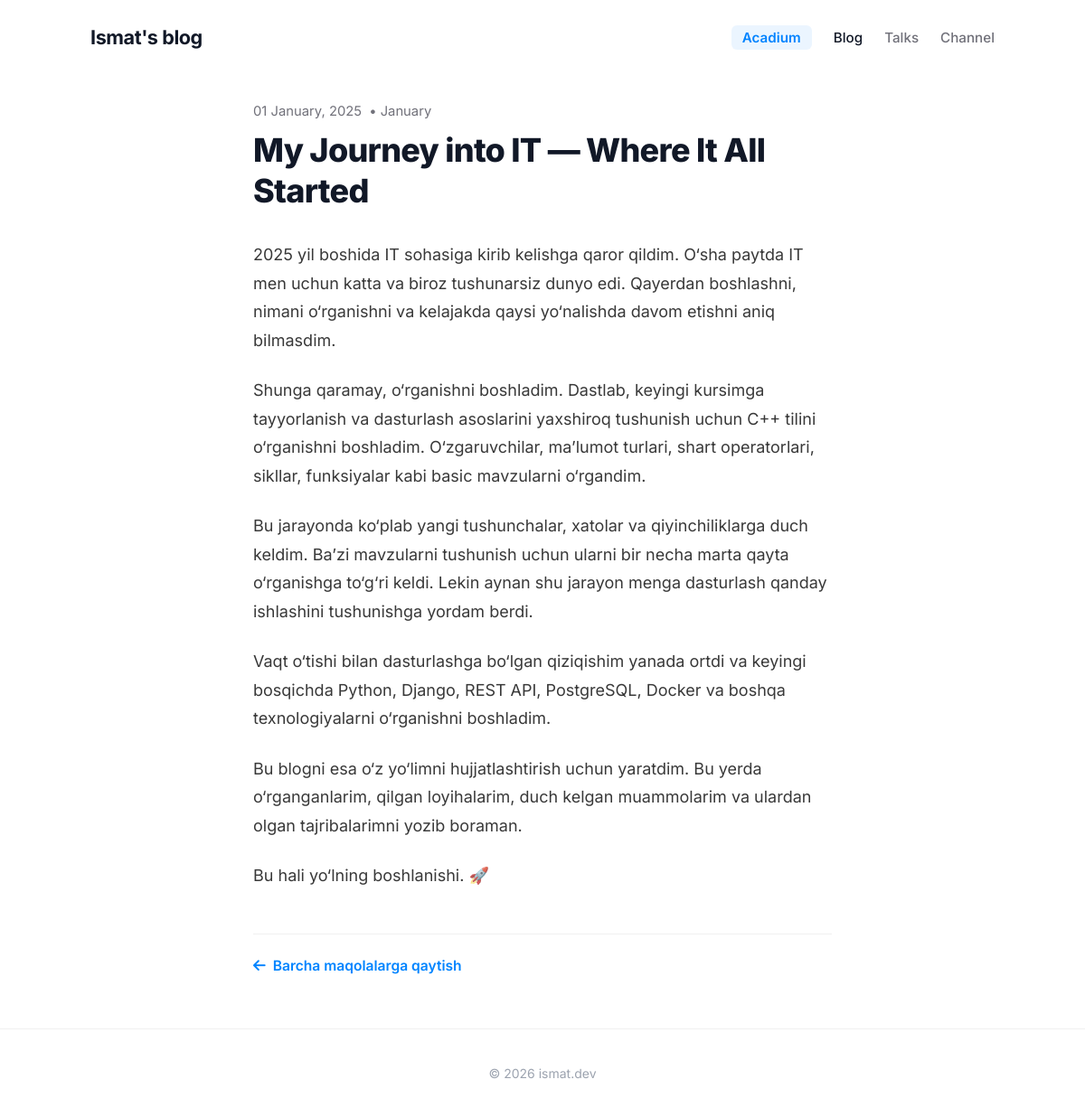
The app's page /blog/2/ with its own data.
### blog/models.py (models this page shows, shortened)
class Blog(models.Model):
    title = models.CharField(max_length=200)
    content = models.TextField()
    time = models.CharField(max_length=50, blank=True, null=True)
    created_at = models.DateTimeField(default=timezone.now)
    updated_at = models.DateTimeField(auto_now=True)

### blog/views.py (the view)
# urls.py: path('blog/<int:pk>/', views.blog_detail, name='blog_detail'),
def blog_detail(request, pk):
    blog = get_object_or_404(Blog, pk=pk)
    return render(request, 'blog_detail.html', {'blog': blog})

### blog/templates/blog_detail.html (shortened to what this page needs)
{% load static %}
<!DOCTYPE html>
<html lang="en">
<head>
    <link rel="stylesheet" href="https://cdnjs.cloudflare.com/ajax/libs/font-awesome/6.4.0/css/all.min.css">
    <link rel="stylesheet" href="https://unpkg.com/aos@next/dist/aos.css" />
</head>
<body>
    <header data-aos="fade-down" data-aos-duration="1600">
        <div class="container header-content">
            <a href="{% url 'index' %}" class="brand-logo">Ismat's blog</a>
            <ul class="nav-links">
                <li><a href="https://acadium.uz" target="_blank" class="acadium-link">Acadium</a></li>
                <li><a href="{% url 'blogs' %}" class="active">Blog</a></li>
                <li><a href="#talks">Talks</a></li>
                <li><a href="https://t.me/lazy_devv" target="_blank">Channel</a></li>
            </ul>
        </div>
    </header>
    <main class="article-container" data-aos="fade-down" data-aos-duration="1800">
        <div class="article-meta">
            {{ blog.created_at|date:"d F, Y" }}
            {% if blog.time %}
                <span>• {{ blog.time }}</span>
            {% endif %}
        </div>
        <h1 class="article-title">{{ blog.title }}</h1>
        <div class="article-content">
            {{ blog.content|linebreaks }}
        </div>
        <div class="back-nav">
            <a href="{% url 'blogs' %}" class="back-link">
                <i class="fa-solid fa-arrow-left"></i> Barcha maqolalarga qaytish
            </a>
        </div>
    </main>
    <footer data-aos="fade-down" data-aos-duration="1800">
        &copy; 2026 <a href="{% url 'index' %}">ismat.dev</a>
    </footer>
</body>
</html>

### blog/templates/blog_detail.html (style rules this page uses)
:root { --bg-color: #ffffff; --text-heading: #111827; --text-primary: rgba(0, 0, 0, 0.78); --text-secondary: #71717a; --text-muted: #9ca3af; --accent-blue: #0084ff; --accent-hover: #0073e6; --border-color: rgba(0, 0, 0, 0.06); --font-main: 'Inter', -apple-system, BlinkMacSystemFont, "Segoe UI", Roboto, sans-serif; }
* { margin: 0; padding: 0; box-sizing: border-box; }
body { font-family: var(--font-main); background-color: var(--bg-color); color: var(--text-primary); min-height: 100vh; display: flex; flex-direction: column; justify-content: space-between; -webkit-font-smoothing: antialiased; overflow-x: hidden; }
.container { width: 100%; max-width: 1040px; margin: 0 auto; padding: 0 20px; }
header { padding: 1.75rem 0 1.25rem 0; }
.header-content { display: flex; justify-content: space-between; align-items: center; }
.brand-logo { font-size: 1.35rem; font-weight: 700; color: var(--text-heading); text-decoration: none; letter-spacing: -0.02em; }
.nav-links { display: flex; gap: 1.5rem; list-style: none; align-items: center; }
.nav-links a { text-decoration: none; color: var(--text-secondary); font-size: 0.95rem; font-weight: 500; transition: color 0.15s ease; }
.nav-links a:hover, .nav-links a.active { color: var(--text-heading); }
.nav-links a.acadium-link { font-weight: 600; color: var(--accent-blue); background-color: rgba(0, 132, 255, 0.08); padding: 4px 12px; border-radius: 6px; transition: all 0.2s ease; }
.article-container { max-width: 680px; margin: 40px auto 60px auto; padding: 0 20px; flex: 1; width: 100%; }
.article-meta { font-size: 0.925rem; color: var(--text-secondary); margin-bottom: 12px; display: flex; align-items: center; gap: 8px; }
.article-title { font-size: 2.25rem; font-weight: 800; color: var(--text-heading); line-height: 1.25; letter-spacing: -0.02em; margin-bottom: 32px; }
.article-content { font-size: 1.125rem; line-height: 1.75; color: var(--text-primary); margin-bottom: 48px; }
.article-content p { margin-bottom: 24px; }
.back-nav { margin-top: 40px; padding-top: 24px; border-top: 1px solid var(--border-color); }
.back-link { display: inline-flex; align-items: center; gap: 8px; color: var(--accent-blue); text-decoration: none; font-weight: 600; font-size: 0.975rem; transition: color 0.15s ease; }
footer { width: 100%; text-align: center; padding: 40px 0; color: var(--text-muted); font-size: 0.875rem; border-top: 1px solid var(--border-color); }
footer a { color: var(--text-muted); text-decoration: none; }

### records on screen
Blog: created_at "01 January, 2025", time "January", title "My Journey into IT — Where It All Started", content "2025 yil boshida IT sohasiga kirib kelishga qaror qildim. O‘sha paytda IT men uchun katta va biroz tushunarsiz dunyo edi. Qayerdan boshlashni, nimani o‘rganishni va kelajakda qaysi yo‘nalishda davom etishni aniq bilmasdim. Shunga qaramay, o‘rganishni boshladim. Dastlab, keyingi kursimga tayyorlanish va dasturlash asoslarini yaxshiroq tushunish uchun C++ tilini o‘rganishni boshladim. O‘zgaruvchilar, ma’lumot turlari, shart operatorlari, sikllar, funksiyalar kabi basic mavzularni o‘rgandim. Bu jarayonda ko‘plab yangi tushunchalar, xatolar va qiyinchiliklarga duch keldim. Ba’zi mavzularni tushunish uchun ularni bir necha marta qayta o‘rganishga to‘g‘ri keldi. Lekin aynan shu jarayon menga…"
